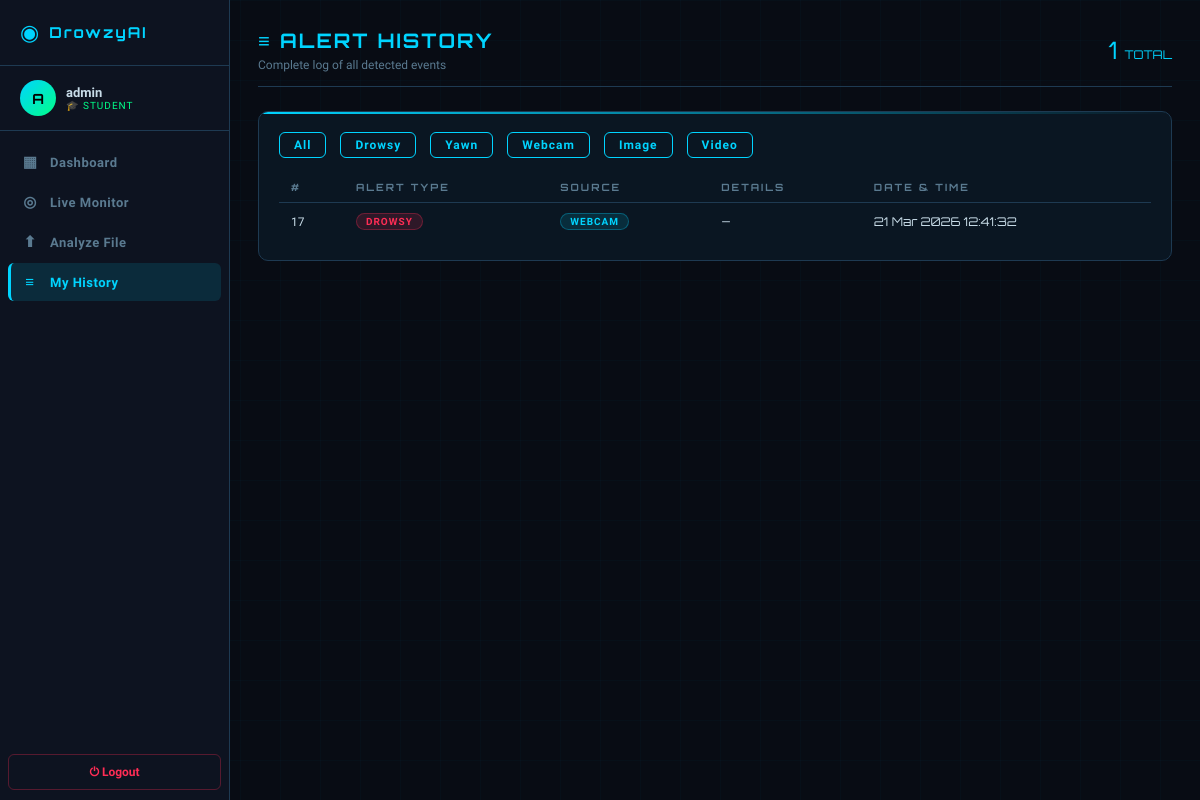
The app's page /history (signed in) with its own data.
### models/user.py (models this page shows, shortened)
class User(UserMixin, db.Model):
    __tablename__ = 'users'
    id = db.Column(db.Integer, primary_key=True)
    name = db.Column(db.String(100), nullable=False)
    email = db.Column(db.String(150), unique=True, nullable=False)
    password_hash = db.Column(db.String(200), nullable=False)
    role = db.Column(db.String(20), default='student')
    face_image = db.Column(db.String(200), nullable=True)
    face_trained = db.Column(db.Boolean, default=False)
    created_at = db.Column(db.DateTime, default=datetime.utcnow)
    logs = db.relationship('AlertLog', backref='user', lazy=True)

class AlertLog(db.Model):
    __tablename__ = 'alert_logs'
    id = db.Column(db.Integer, primary_key=True)
    user_id = db.Column(db.Integer, db.ForeignKey('users.id'), nullable=True)
    alert_type = db.Column(db.String(50))
    source = db.Column(db.String(20))
    confidence = db.Column(db.Float, nullable=True)
    snapshot_path = db.Column(db.String(200), nullable=True)
    timestamp = db.Column(db.DateTime, default=datetime.utcnow)
    details = db.Column(db.Text, nullable=True)

### routes/main_routes.py (the view)
@main_bp.route('/history')
@login_required
def history():
    if current_user.role == 'admin':
        return redirect(url_for('main.all_history'))
    logs = AlertLog.query.filter_by(user_id=current_user.id)\
            .order_by(AlertLog.timestamp.desc()).all()
    return render_template('history.html', logs=logs)

### models/user.py (called while the page is built)
@login_manager.user_loader
def load_user(user_id):
    return User.query.get(int(user_id))

### templates/history.html (shortened to what this page needs)
{% extends 'base.html' %}
{% block content %}
<div class="page-header animate-in d-flex justify-between align-center">
  <div>
    <div class="page-title">≡ ALERT HISTORY</div>
    <div class="page-sub">Complete log of all detected events</div>
  </div>
  <div style="font-family:'Orbitron',monospace;font-size:24px;color:var(--accent)">
    {{ logs|length }} <span style="font-size:12px;color:var(--text-dim)">TOTAL</span>
  </div>
</div>
<div class="card animate-in">
  {% if logs %}
  <div class="d-flex gap-2 mb-2" style="flex-wrap:wrap;">
    <button class="btn btn-outline" style="padding:5px 14px;font-size:12px" onclick="filterTable('all')">All</button>
    <button class="btn btn-outline" style="padding:5px 14px;font-size:12px" onclick="filterTable('DROWSY')">Drowsy</button>
    <button class="btn btn-outline" style="padding:5px 14px;font-size:12px" onclick="filterTable('YAWN')">Yawn</button>
    <button class="btn btn-outline" style="padding:5px 14px;font-size:12px" onclick="filterTable('webcam')">Webcam</button>
    <button class="btn btn-outline" style="padding:5px 14px;font-size:12px" onclick="filterTable('image')">Image</button>
    <button class="btn btn-outline" style="padding:5px 14px;font-size:12px" onclick="filterTable('video')">Video</button>
  </div>
  <table class="data-table" id="histTable">
    <thead><tr><th>#</th><th>Alert Type</th><th>Source</th><th>Details</th><th>Date &amp; Time</th></tr></thead>
    <tbody>
      {% for log in logs %}
      <tr data-type="{{ log.alert_type }}" data-source="{{ log.source }}">
        <td style="color:var(--text-dim);font-size:12px">{{ log.id }}</td>
        <td>
          {% if log.alert_type == 'DROWSY' %}<span class="badge badge-danger">DROWSY</span>
          {% elif log.alert_type == 'YAWN'  %}<span class="badge badge-warning">YAWN</span>
          {% else %}<span class="badge badge-info">{{ log.alert_type }}</span>{% endif %}
        </td>
        <td><span class="badge badge-info">{{ log.source }}</span></td>
        <td style="color:var(--text-dim);font-size:12px">{{ log.details or '—' }}</td>
        <td style="font-size:12px;color:var(--text-dim);font-family:'Orbitron',monospace;">
          {{ log.timestamp.strftime('%d %b %Y  %H:%M:%S') }}
        </td>
      </tr>
      {% endfor %}
    </tbody>
  </table>
  {% else %}
  <div class="text-center text-dim" style="padding:50px;">
    <div style="font-size:36px;margin-bottom:12px;">◎</div>
    <div>No alerts recorded yet.</div>
    <a href="{{ url_for('main.webcam') }}" class="btn btn-primary mt-3">Start Monitoring</a>
  </div>
  {% endif %}
</div>
{% endblock %}

### templates/base.html (shortened to what this page needs)
<!DOCTYPE html>
<html lang="en">
<head>
<link rel="stylesheet" href="{{ url_for('static', filename='css/style.css') }}">
</head>
<body>
{% if current_user.is_authenticated %}
<div class="app-shell">
  <nav class="sidebar">
    <div class="sidebar-logo">
      <span class="logo-icon">◉</span>
      <span class="logo-text">DrowzyAI</span>
    </div>
    <div class="sidebar-user">
      <div class="user-avatar">{{ current_user.name[0].upper() }}</div>
      <div class="user-info">
        <div class="user-name">{{ current_user.name }}</div>
        <div class="user-role"
          style="color:{% if current_user.role == 'admin' %}var(--warn){% else %}var(--accent2){% endif %}">
          {% if current_user.role == 'admin' %}⚙ ADMIN{% else %}🎓 STUDENT{% endif %}
        </div>
      </div>
    </div>
    <ul class="sidebar-nav">
      {% if current_user.role == 'admin' %}
      <li>
        <a href="{{ url_for('main.dashboard') }}"
           class="nav-link {% if request.endpoint == 'main.dashboard' %}active{% endif %}">
          <span class="nav-icon">◈</span> Admin Dashboard
        </a>
      </li>
      <li>
        <a href="{{ url_for('main.admin') }}"
           class="nav-link {% if request.endpoint == 'main.admin' %}active{% endif %}">
          <span class="nav-icon">👥</span> Manage Users
        </a>
      </li>
      <li>
        <a href="{{ url_for('main.all_history') }}"
           class="nav-link {% if request.endpoint == 'main.all_history' %}active{% endif %}">
          <span class="nav-icon">≡</span> All Alerts
        </a>
      </li>
      {% else %}
      <li>
        <a href="{{ url_for('main.dashboard') }}"
           class="nav-link {% if request.endpoint == 'main.dashboard' %}active{% endif %}">
          <span class="nav-icon">▦</span> Dashboard
        </a>
      </li>
      <li>
        <a href="{{ url_for('main.webcam') }}"
           class="nav-link {% if request.endpoint == 'main.webcam' %}active{% endif %}">
          <span class="nav-icon">◎</span> Live Monitor
        </a>
      </li>
      <li>
        <a href="{{ url_for('main.upload') }}"
           class="nav-link {% if request.endpoint == 'main.upload' %}active{% endif %}">
          <span class="nav-icon">⬆</span> Analyze File
        </a>
      </li>
      <li>
        <a href="{{ url_for('main.history') }}"
           class="nav-link {% if request.endpoint == 'main.history' %}active{% endif %}">
          <span class="nav-icon">≡</span> My History
        </a>
      </li>
      {% endif %}
    </ul>
    <a href="{{ url_for('auth.logout') }}" class="sidebar-logout">⏻ Logout</a>
  </nav>
  <main class="main-content">
    {% block content %}{% endblock %}
  </main>
</div>
{% else %}
  {% block auth_content %}{% endblock %}
{% endif %}
</body>
</html>

### records on screen
User: name "A", name "admin"
AlertLog: id "17", alert_type "DROWSY", source "WEBCAM", details "—", timestamp "21 Mar 2026 12:41:32"

### other values on screen
{{ logs|length }} "1"
